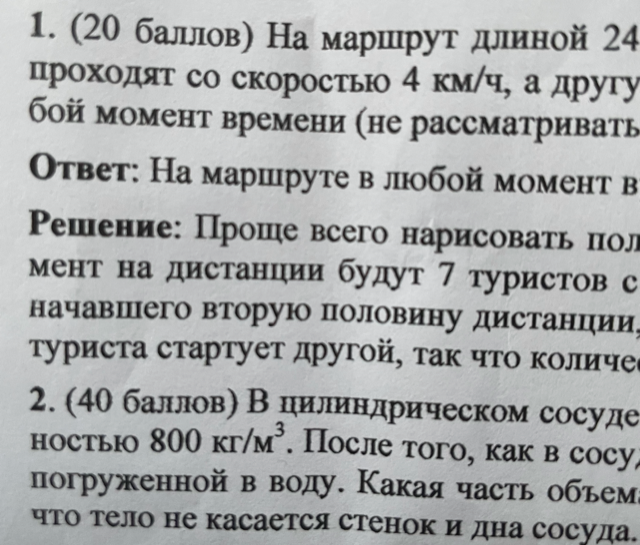
#> input picture data/chars1.png, 640 x 545 px
$ jupyter execute ocr.ipynb
#> lines starting #> are read from the running program, lines starting #| are printed output that depends on the picture; after the words box and inside, x2 and y2 are one past the last pixel; in counts of white or black regions, pixels touching at a corner belong together
[cell 1]
import cv2
import matplotlib.pyplot as plt
import numpy as np

[cell 2]
img_path = "./data/chars1.png"

[cell 3]
img = cv2.imread(img_path)
#> img is the input picture: shape (545, 640, 3); mean B, G, R 170.7, 170.4, 168.6
gray_img = cv2.cvtColor(img, cv2.COLOR_BGR2GRAY)
plt.imshow(gray_img, cmap="gray")

[cell 4]
canny_img = cv2.Canny(gray_img, 30, 150, 3)
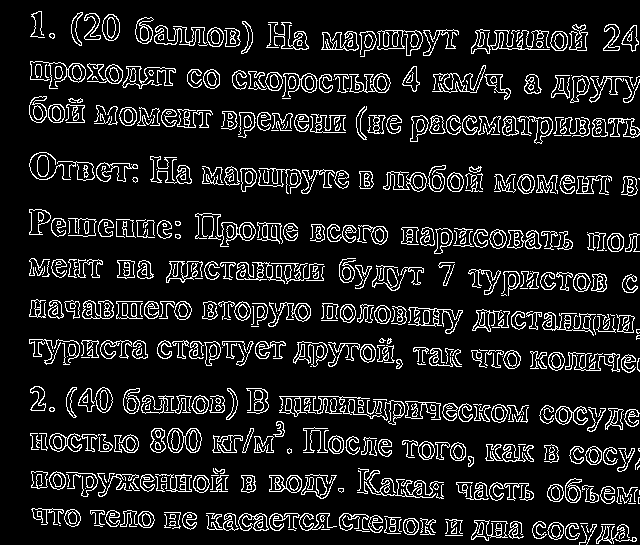
#> canny_img: shape (545, 640); 11.2% white in thin lines or dots
plt.imshow(canny_img, cmap="gray")

[cell 5]
dilated_img = cv2.dilate(canny_img, (1, 1), iterations=0)
plt.imshow(dilated_img, cmap="gray")

[cell 6]
(cnt, hierarchy) = cv2.findContours(dilated_img.copy(), cv2.RETR_EXTERNAL, cv2.CHAIN_APPROX_NONE)
#> cnt = 542 contours, 279 with area under 20; largest, box (x1, y1, x2, y2) and area: (167, 428, 202, 453) 623, (377, 30, 423, 56) 508, (383, 171, 427, 192) 472, (293, 341, 328, 367) 466, (82, 300, 114, 319) 437

[cell 7]
print(f"Amount of characters: {len(cnt)}")
#| Amount of characters: 542

[cell 8]
height = []
width = []
for c in cnt:
    _, _, h, w = cv2.boundingRect(c)
    height.append(h)
    width.append(w)
#> this loop made 542 passes
#> (h, w) on passes 1 to 3: (22, 5), (18, 1), (14, 2)
#> after the loop, height = 542 values, max 91 at index 177, min 1 at index 53, mean 15.39; width = 542 values, max 34 at index 380, min 1 at index 1, mean 14.82
height = np.array(height)
width = np.array(width)

[cell 9]
median_h = np.median(height)
#> median_h = 15
median_w = np.median(width)
#> median_w = 17

[cell 10]
print(f"median height = {median_h}, median width = {median_w}")
#| median height = 15.0, median width = 17.0
